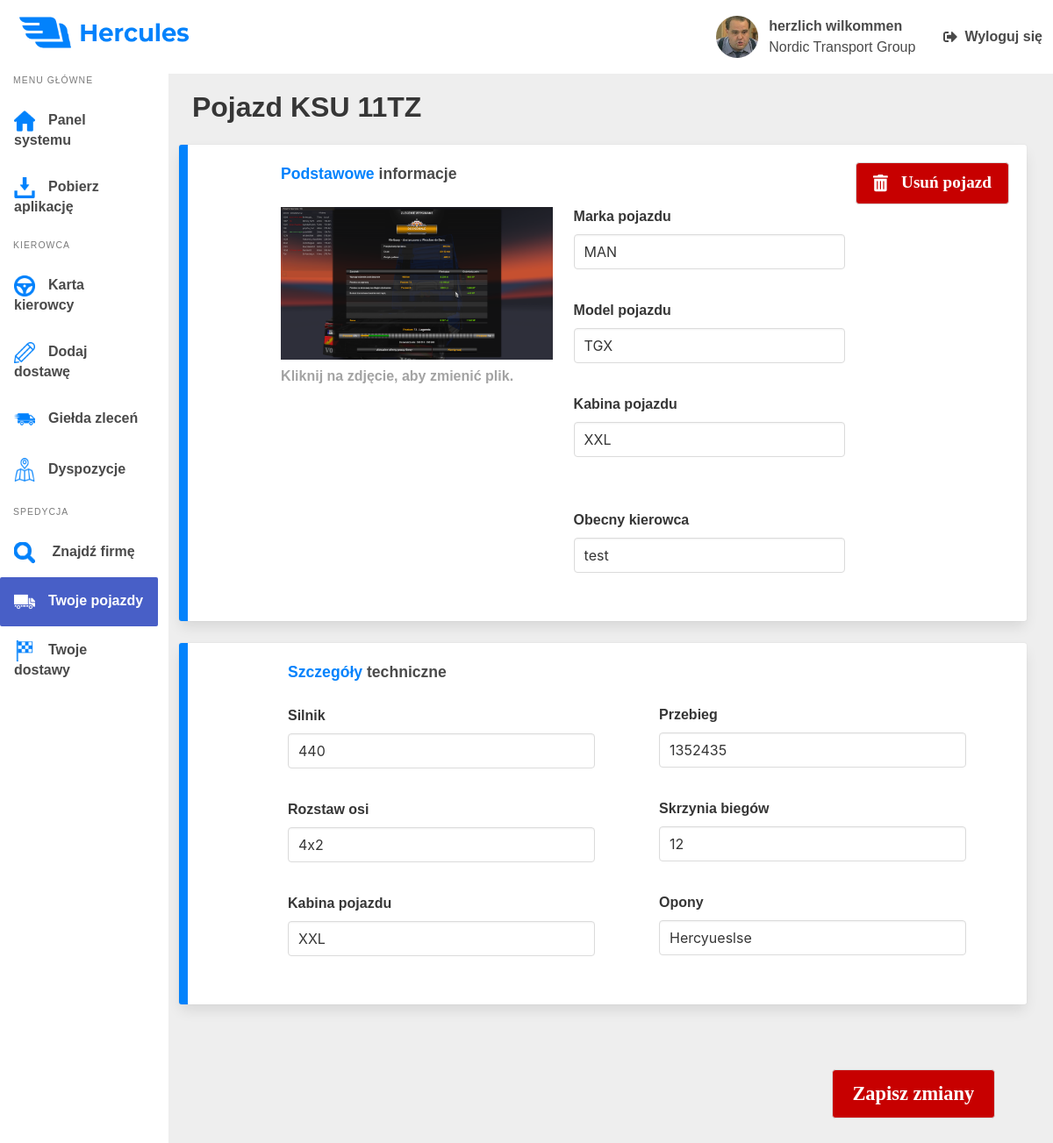
Screenshot of /Vehicles/2 (signed in) with the database file from the repository.
### hercules_app/models.py (models this page shows, shortened)
class Driver(models.Model):
    user = models.OneToOneField(User, on_delete=models.CASCADE, null=True)
    nick = models.CharField(max_length=64, null=True)
    company = models.ForeignKey(Company, on_delete=models.CASCADE, null=True)
    avatar = models.ImageField(upload_to='avatars', null=True)
    last_delivery = models.DateTimeField(auto_now_add=True)
    length_of_service = models.DateTimeField(auto_now_add=True)
    position = models.CharField(max_length=20, null=True)
    is_employeed = models.BooleanField(default=False)
    def get_vehicle_info(driver):
        try:
            vehicle = Vehicle.objects.get(driver=driver)
            vehicle_info = {
                'brand': vehicle.brand,
                'model': vehicle.model,
                'cabin': vehicle.cabin,
                'engine': vehicle.engine,
                'odometer': vehicle.odometer,
                'photo': vehicle.photo.url,
            }
        except:
            vehicle_info = ''
        finally:
            return vehicle_info
    def get_driver_info_from_database(username):
        driver = Driver.objects.get(user=username)
        if driver.is_employeed:
            company = Company.objects.get(name=driver.company.name)
            company = company.name
        else:
            company = ""
        vehicle = Driver.get_vehicle_info(driver)
        try:
            avatar = driver.avatar.url
        except:
            avatar = ''
        driver_info = {
            'nick': driver.nick,
            'company': company,
            'vehicle': vehicle,
            'avatar': driver.avatar.url,
        }
        return driver_info
    def set_driver_info(request):
        driver_info = Driver.get_driver_info_from_database(request.user)
        request.session['driver_info'] = driver_info
    def get_driver_info(request):
        Driver.set_driver_info(request)
        class DriverInfo(NamedTuple):
            nick: str
            company: str
            vehicle: Vehicle
            avatar: str
        try:
            driver_info = request.session.get('driver_info')
        except driver_info is None:
            SetDriverInfo(request)
        finally:
            info = DriverInfo(
                driver_info['nick'],
                driver_info['company'],
                driver_info['vehicle'],
                driver_info['avatar'],
            )
        return info

class Company(models.Model):
    id = models.AutoField(primary_key=True)
    name = models.CharField(max_length=128)
    drivers_count = models.SmallIntegerField(default=0)
    logo = models.ImageField(upload_to='logos', default='')
    distance = models.PositiveIntegerField(default=0)
    average_fuel = models.FloatField(default=0.0)
    income = models.PositiveIntegerField(default=0)
    tonnage = models.PositiveIntegerField(default=0)
    waybill_count = models.PositiveIntegerField(default=0)
    description = models.TextField(default='')
    is_recruiting = models.BooleanField(default=True)
    is_ets2 = models.BooleanField(default=True)
    is_ats = models.BooleanField(default=False)
    is_singleplayer = models.BooleanField(default=True)
    is_multiplayer = models.BooleanField(default=True)
    is_promods = models.BooleanField(default=False)

class Vehicle(models.Model):
    id = models.AutoField(primary_key=True)
    driver = models.ForeignKey(Driver, on_delete=models.CASCADE)
    company = models.ForeignKey(Company, on_delete=models.CASCADE)
    photo = models.ImageField(upload_to='vehicles', null=True)
    model = models.CharField(max_length=80)
    cabin = models.CharField(max_length=64)
    registration_number = models.CharField(max_length=8)
    engine = models.CharField(max_length=100)
    gearbox = models.CharField(max_length=100)
    wheelbase = models.CharField(max_length=4)
    wheels = models.CharField(max_length=75)
    odometer = models.PositiveIntegerField(default=0)
    class Brand(models.TextChoices):
        MAN = 'MAN', _('MAN')
        MERCEDES_BENZ = 'Mercedes-Benz', _('Mercedes-Benz')
        DAF = 'DAF', _('DAF')
        RENAULT = 'Renault', _('Renault')
        SCANIA = 'Scania', _('Scania')
        IVECO = 'Iveco', _('Iveco')
    brand = models.CharField(choices=Brand.choices,
                             default=Brand.MAN, max_length=20)

### hercules_app/views.py (the view, shortened to what this page needs)
def VehicleDetailsView(request, vehicle_id):
    driver_info = Driver.get_driver_info(request)
    driver = {
        'nick': driver_info.nick,
        'avatar': driver_info.avatar,
        'company': driver_info.company,
    }
    vehicle = get_object_or_404(Vehicle, id=vehicle_id)
    company_id = Company.objects.only('id').filter(name=driver_info.company)
    company_drivers = Driver.objects.only('nick').filter(company=company_id[0])
    drivers_dict = {}
    for company_driver in company_drivers:
        drivers_dict[company_driver.id] = company_driver.nick
    drivers = tuple(drivers_dict.items())
    current_driver = vehicle.driver.id
    form = EditVehicleForm(drivers, current_driver, initial={
        'brand': vehicle.brand,
        'model': vehicle.model,
        'cabin': vehicle.cabin,
        'engine': vehicle.engine,
        'gearbox': vehicle.gearbox,
        'wheelbase': vehicle.wheelbase,
        'wheels': vehicle.wheels,
        'odometer': vehicle.odometer,
        'driver': current_driver,
    })
    return render(request, 'hercules_app/vehicle_details.html', {'driver': driver, 'form': form, 'vehicle': vehicle})

### hercules_app/forms.py
class EditVehicleForm(ModelForm):
    class Meta:
        model = Vehicle
        fields = (
            'brand',
            'model',
            'cabin',
            'engine',
            'gearbox',
            'wheelbase',
            'wheels',
            'odometer',
        )
    def __init__(self, drivers, current_driver, *args, **kwargs):
        super().__init__(*args, **kwargs)
        self.fields['driver'] = forms.ChoiceField(widget = forms.Select(), choices=drivers, required=True, initial=current_driver)
        for field in self.fields:
            self.fields[field].widget.attrs.update({'class': 'input'})

### hercules_app/templates/hercules_app/vehicle_details.html (shortened to what this page needs)
{% load static %}
<!DOCTYPE html>
<html lang="pl-pl">
<head>
    <link rel="stylesheet" href="https://cdn.jsdelivr.net/npm/bulma@0.8.0/css/bulma.min.css">
    <link rel="stylesheet" type="text/css" href="{% static 'css/panel.css' %}">
    <link rel="stylesheet" type="text/css" href="{% static 'css/main.css' %}">
    <link rel="stylesheet" type="text/css" href="{% static 'css/vehicle_details.css' %}">
    <link rel="stylesheet" href="https://cdn.jsdelivr.net/npm/bulma@0.8.0/css/bulma.min.css">
</head>
<body>
    <nav class="navbar" role="navigation" aria-label="main navigation">
        <div class="navbar-start">
            <div class="navbar-brand">
                <a class="navbar-item">
                    <img src="{% static '/assets/logo.png' %}" width="194" height="55">
                </a>
            </div>
        </div>
        <div class="navbar-end is-hidden-mobile">
            <a class="navbar-item">
                <figure class="image is-48x48 avatar-fig">
                    <img class="avatar" src="{% static '/assets/avatar_krawczyk.jpg' %}">
                </figure>
                <span class="user">
                    <p class="username">{{ driver.nick }}</p>
                    {% if driver.company != "" %}
                    <p class="company">{{ driver.company }}</p>
                    {% endif %}
                </span>
            </a>
            <a class="navbar-item">
                <span class="icon is-medium logout">
                    <i class="fas fa-sign-out-alt"></i>
                </span>
                <p class="logout-text">Wyloguj się</p>
            </a>
        </div>
    </nav>
    <div class="wrapper">
        <div class="columns">
            <aside class="column is-2 aside is-hidden-mobile is-placed-left">
                <nav class="menu">
                    <p class="menu-label">
                        Menu główne
                    </p>
                    <ul class="menu-list">
                        <li>
                            <a href="/panel">
                                <p class="option main-site">Panel systemu</p>
                            </a>
                        </li>
                        <li>
                            <a class="panel-option" href="/download">
                                <p class="option download">Pobierz aplikację</p>
                            </a>
                        </li>
                    </ul>
                    <p class="menu-label">
                        Kierowca
                    </p>
                    <ul class="menu-list">
                        <li>
                            <a href='/drivers-card'>
                                <p class="option driver-card">Karta kierowcy</p>
                            </a>
                        </li>
                        <li>
                            <a href="/add-delivery">
                                <p class="option add-delivery">Dodaj dostawę</p>
                            </a>
                        </li>
                        <li>
                            <a href="/Gielda/Offers">
                                <p class="option gielda">Giełda zleceń</p>
                            </a>
                        </li>
                        <li>
                            <a href="/Dispositions">
                                <p class="option dispositions">Dyspozycje</p>
                            </a>
                        </li>
                    </ul>
                    <p class="menu-label">
                        Spedycja
                    </p>
                    <ul class="menu-list">
                        <li>
                            <a href="/Companies">
                                <p class="option search-company">
                                    Znajdź firmę
                                </p>
                            </a>
                        </li>
                        <li>
                            <a class="is-active">
                                <p class="option vehicles">Twoje pojazdy</p>
                            </a>
                        </li>
                       <li>
                           <a href="/Deliveries">
                               <p class="option deliveries">Twoje dostawy</p>
                           </a>
                       </li>
                    </ul>
                </nav>
            </aside>
            <main class="column main">
                <header>
                    <h1 class="title">Pojazd {{ vehicle.registration_number }} </h1>
                </header>
                <form action="/Vehicles/{{ vehicle.id }}" method="post">
                <div class="box card">
                    <a class="button delete-vehicle">
                        <i class="fas fas fa-trash-alt delete-icon"> </i> Usuń pojazd</a>
                    <div class="columns">
                        <div class="column left">
                            <h2 class="basic-info-title"><span class="colored">Podstawowe</span> informacje</h2>
                            <span>
                                <img src="{{ vehicle.photo.url }}" class="_vehicle-image">
                                <label class="label image-label">Kliknij na zdjęcie, aby zmienić plik.</label>
                            </span>
                        </div>
                        <div class="column basic-vehicle-info">
                            <label class="label">Marka pojazdu</label>
                            {{ form.brand }}
                            <label class="label">Model pojazdu</label>
                            {{ form.model }}
                            <label class="label">Kabina pojazdu</label>
                            {{ form.cabin }}
                            <div class="company-drivers">
                                <label class="label">Obecny kierowca</label>
                                {{ form.driver }}
                            </div>
                        </div>
                    </div>
                </div>
                <div class="box card">
                    <div class="columns">
                        <div class="column left">
                            <h2 class="basic-info-title"><span class="colored">Szczegóły</span> techniczne</h2>
                            <div class="inputs">
                                <label class="label">Silnik</label>
                                {{ form.engine }}
                                <label class="label">Rozstaw osi</label>
                                {{ form.wheelbase }}
                                <label class="label">Kabina pojazdu</label>
                                {{ form.cabin }}
                            </div>
                        </div>
                        <div class="column">
                            <div class="inputs-right">
                                <label class="label">Przebieg</label>
                                {{ form.odometer }}
                                <label class="label">Skrzynia biegów</label>
                                {{ form.gearbox }}
                                <label class="label">Opony</label>
                                {{ form.wheels }}
                            </div>
                        </div>
                    </div>
                </div>
                <button type="submit" class="button edit-details">Zapisz zmiany</a>
                </form>
            </main>
        </div>
    </div>
</body>
</html>

### static/css/panel.css (style rules this page uses)
.card { border-left: 10px solid #0282FC; border-radius: 3px !important; }
.card { margin-right: 3%; }

### static/css/main.css (style rules this page uses)
* { font-family: 'Montserrat', sans-serif; }
.navbar-item img { max-height: 4rem !important; margin-left: 5%; margin-bottom: 5%; }
.main { background-color: #EEEEEE; min-height: 94vh; height: 100%; }
.avatar-fig { margin-right: 15px; }
.avatar { border-radius: 25px; }
.username, .logout-text { font-weight: 700; }
.menu { font-family: 'Montserrat', sans-serif; }
.menu .menu-list > li > a { font-weight: 700; padding: 1em; }
.menu .menu-label { margin-left: 15px; font-size: .65em; }
.menu .option:before { content: ''; vertical-align: middle; display: inline-block; width: 24px; margin: 0 15px 0 0; height: 24px; }
.menu a[class=is-active] > .vehicles:before { background: url("/static/assets/icons/vehicles_active.png") no-repeat; }
.menu .main-site:before { background: url("/static/assets/icons/main-panel.png") no-repeat; }
.menu .download:before { background: url("/static/assets/icons/download.png") no-repeat; }
.menu .driver-card:before { background: url("/static/assets/icons/driver_card.png") no-repeat; }
.menu .add-delivery:before { background: url("/static/assets/icons/add_delivery.png") no-repeat; }
.menu .gielda:before { background: url("/static/assets/icons/gielda.png") no-repeat; }
.menu .dispositions:before { background: url("/static/assets/icons/map.png") no-repeat; height: 27px; }
.menu .search-company:before { background: url("/static/assets/icons/search.png") no-repeat; }
.menu .vehicles:before { background: url("/static/assets/icons/vehicles.png") no-repeat; }
.menu .deliveries:before { background: url("/static/assets/icons/deliveries.png") no-repeat; }
.title { margin-left: 1.5%; margin-top: 2%; }
.colored { color: #0282FC; }

### static/css/vehicle_details.css (style rules this page uses)
.basic-info-title { font-weight: 700; font-size: 1.1rem; }
input, select { margin-bottom: 35px !important; max-width: 350px !important; }
.basic-vehicle-info { margin-top: 50px; }
.company-drivers { margin-top: 25px; }
.left { margin-left: 10%; }
._vehicle-image { margin-top: 25px !important; }
.inputs { margin-top: 25px; }
.inputs-right { margin-top: 50px; }
.card { margin-top: 25px; }
.image-label { color: #a3a3a3 !important; }
.edit-details, .delete-vehicle { background-color: #C70000 !important; color: white !important; font-family: 'Montserrat', font-family; padding: 0 2em; font-weight: 700; }
.edit-details { font-size: 1.4rem !important; margin-left: 62vw; margin-top: 50px; margin-bottom: 50px; }
.delete-vehicle { font-size: 1.2rem !important; float: right; }
.delete-vehicle svg { margin-right: 15px !important; }

### rows the page displays
Driver: nick "herzlich wilkommen"
Company: company "Nordic Transport Group"
Vehicle: registration_number "KSU 11TZ", photo (picture), brand "MAN", model "TGX", cabin "XXL", driver "test", engine "440", wheelbase "4x2", odometer "1352435", gearbox "12", wheels "Hercyueslse"
